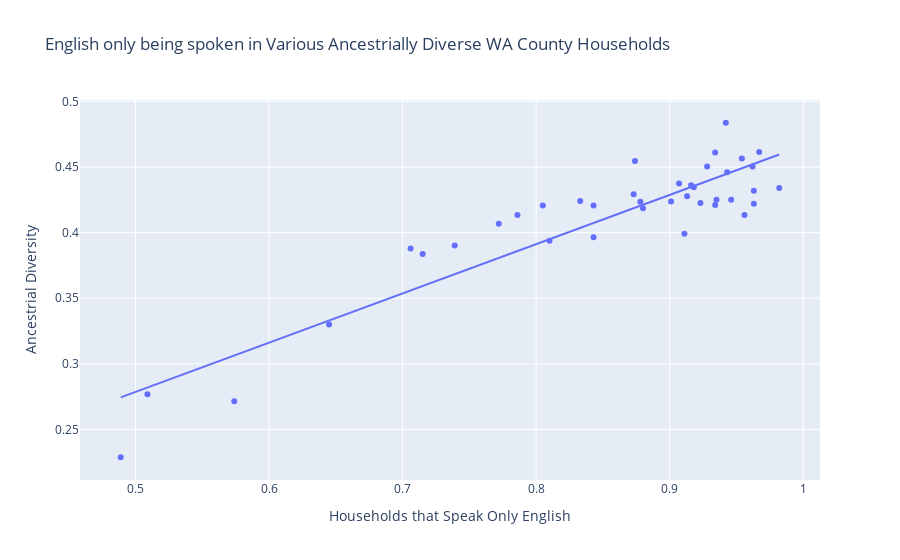

The notebook cell saved with this chart:
### Code cell
# let's test the strength of the relationships of the two variables: 
# diversity in each county and english only being spoken in households
fig4 = px.scatter(diverse_lang, y='diversity_ratio', x='english_only', trendline='ols', 
                    title='English only being spoken in Various Ancestrially Diverse WA County Households',
                    labels=dict(diversity_ratio="Ancestrial Diversity", english_only="Households that Speak Only English"))
fig4.show()

# Testing for all data points to be on the plot
assert sorted(fig4.to_dict()['data'][0]['x']) == sorted(diverse_lang['english_only'].tolist()), "Data points do not match expected"

### Figure 1 — Plotly figure (JSON) as saved in the notebook; plotly's stock layout.template omitted (floating-point values rounded to 4 significant figures)
{"data": [{"hovertemplate": "Households that Speak Only English=%{x}<br>Ancestrial Diversity=%{y}<extra></extra>", "legendgroup": "", "marker": {"color": "#636efa", "symbol": "circle"}, "mode": "markers", "name": "", "orientation": "v", "showlegend": false, "type": "scatter", "x": [0.489, 0.956, 0.786, 0.739, 0.943, 0.843, 0.934, 0.923, 0.715, 0.963, 0.509, 0.963, 0.645, 0.911, 0.907, 0.942, 0.706, 0.916, 0.935, 0.874, 0.918, 0.967, 0.913, 0.81, 0.901, 0.982, 0.843, 0.934, 0.833, 0.954, 0.772, 0.928, 0.962, 0.88, 0.946, 0.805, 0.878, 0.873, 0.574], "xaxis": "x", "y": [0.2288, 0.4134, 0.4134, 0.3902, 0.446, 0.4207, 0.421, 0.4226, 0.3838, 0.4319, 0.2769, 0.4219, 0.33, 0.3992, 0.4374, 0.4837, 0.3879, 0.4361, 0.425, 0.4546, 0.4346, 0.4615, 0.4277, 0.3938, 0.4237, 0.434, 0.3964, 0.4611, 0.4241, 0.4564, 0.4067, 0.4503, 0.4504, 0.4185, 0.425, 0.4207, 0.4235, 0.4293, 0.2714], "yaxis": "y"}, {"hovertemplate": "<b>OLS trendline</b><br>diversity_ratio = 0.375397 * english_only + 0.0908614<br>R<sup>2</sup>=0.827171<br><br>Households that Speak Only English=%{x}<br>Ancestrial Diversity=%{y} <b>(trend)</b><extra></extra>", "legendgroup": "", "marker": {"color": "#636efa", "symbol": "circle"}, "mode": "lines", "name": "", "showlegend": false, "type": "scatter", "x": [0.489, 0.509, 0.574, 0.645, 0.706, 0.715, 0.739, 0.772, 0.786, 0.805, 0.81, 0.833, 0.843, 0.843, 0.873, 0.874, 0.878, 0.88, 0.901, 0.907, 0.911, 0.913, 0.916, 0.918, 0.923, 0.928, 0.934, 0.934, 0.935, 0.942, 0.943, 0.946, 0.954, 0.956, 0.962, 0.963, 0.963, 0.967, 0.982], "xaxis": "x", "y": [0.2744, 0.2819, 0.3063, 0.333, 0.3559, 0.3593, 0.3683, 0.3807, 0.3859, 0.3931, 0.3949, 0.4036, 0.4073, 0.4073, 0.4186, 0.419, 0.4205, 0.4212, 0.4291, 0.4313, 0.4328, 0.4336, 0.4347, 0.4355, 0.4374, 0.4392, 0.4415, 0.4415, 0.4419, 0.4445, 0.4449, 0.446, 0.449, 0.4497, 0.452, 0.4524, 0.4524, 0.4539, 0.4595], "yaxis": "y"}], "layout": {"autosize": true, "legend": {"tracegroupgap": 0}, "title": {"text": "English only being spoken in Various Ancestrially Diverse WA County Households"}, "xaxis": {"anchor": "y", "autorange": true, "domain": [0, 1], "range": [0.459, 1.012], "title": {"text": "Households that Speak Only English"}, "type": "linear"}, "yaxis": {"anchor": "x", "autorange": true, "domain": [0, 1], "range": [0.2078, 0.5048], "title": {"text": "Ancestrial Diversity"}, "type": "linear"}}}
